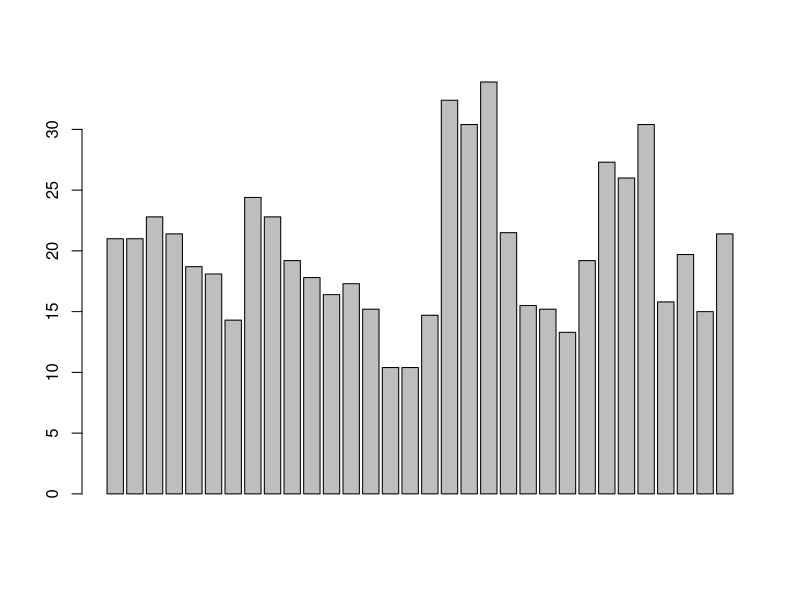
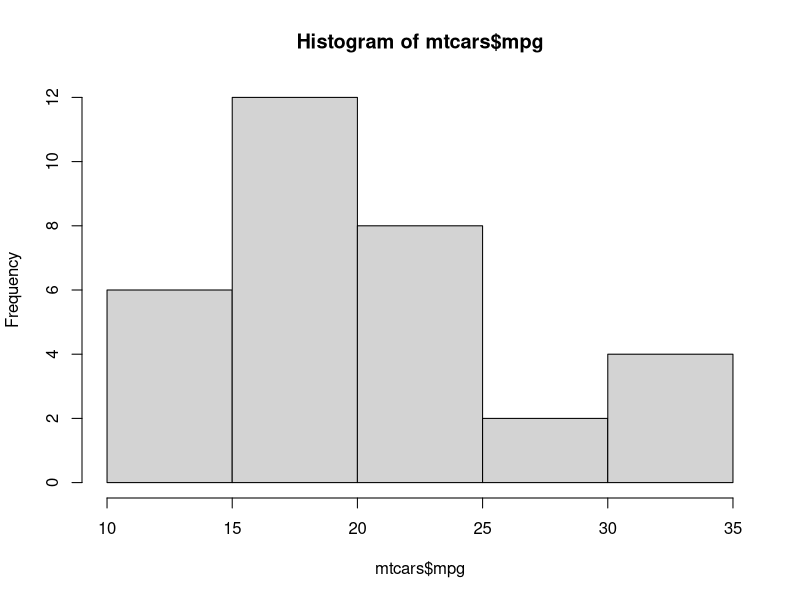
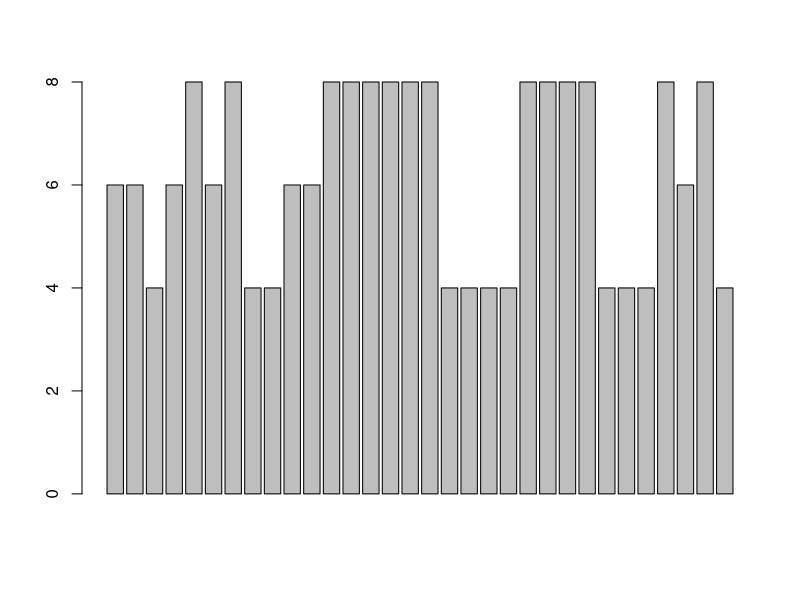

The R source for these figures, in order: (Note: this script raises an error after producing the figures.)
# Data to barplot
str(mtcars)

barplot(mtcars$mpg)
hist(mtcars$mpg)

df <- as.data.frame(mtcars)
barplot(df$cyl)

# define as a factor (make category)
f.cyl <- as.factor(df$cyl)
barplot(f.cyl)
# gives error
# make table

# first we need frequecnies of cars with 4, 6, 8 cylinders
table(df$cyl)

# barplot of freq of cylinder data
barplot(table(df$cyl))

# assign to object 
bpd <- table(df$cyl)

# barplot of gear and carb
table(df$gear)
barplot(table(df$gear))

# bar plot of mpg (continuous data)
# define class interval
summary(mtcars$mpg)

range(df$mpg)

r <-33.9 - 10.4
I <- round(sqrt(r))
I
# define braks
# breaks = c (10, 15, 20, 25, 30, 35)
breaks = seq(10, 35, by=5)

# create bins
mpg.bin <- cut(
  df$mpg,
  breaks,
  labels = c("10-15", "15-20", "20-25", "25-30", "30-35")
)

mpg.bin
table(mpg.bin)

barplot(table(mpg.bin))

# creat histogram
hist(df$mpg)

hist(
  df$mpg,
  col ="steelblue",
  main="Histogram of MPG",
  xlab = "MPG",
)
abline(
  v=mean(df$mpg),
  lwd=3,
  lty = 2
)
# lwd = lien widht,
# lty = line types (2 dashed lines) , 1= solid, 2= dashed, 3= dotted, 4 dot and dashed, 5 long dash line, 6 = two dashed line

abline(
  v=median(df$mpg),
  lwd=3,
  lty = 2
)

# if  there are more than 2 items with highest frequency
abline(
  v=3* median(df$mpg) - 2 * mean(df$mpg),
  lwd=3,
  lty = 2
)

# check with media
qqnorm(df$mpg)

# calculate the mode grpjically
max_bin_index <- which.max(df$counts)
mode_bin_center <- hist_obj$mids[max_bin_index]
